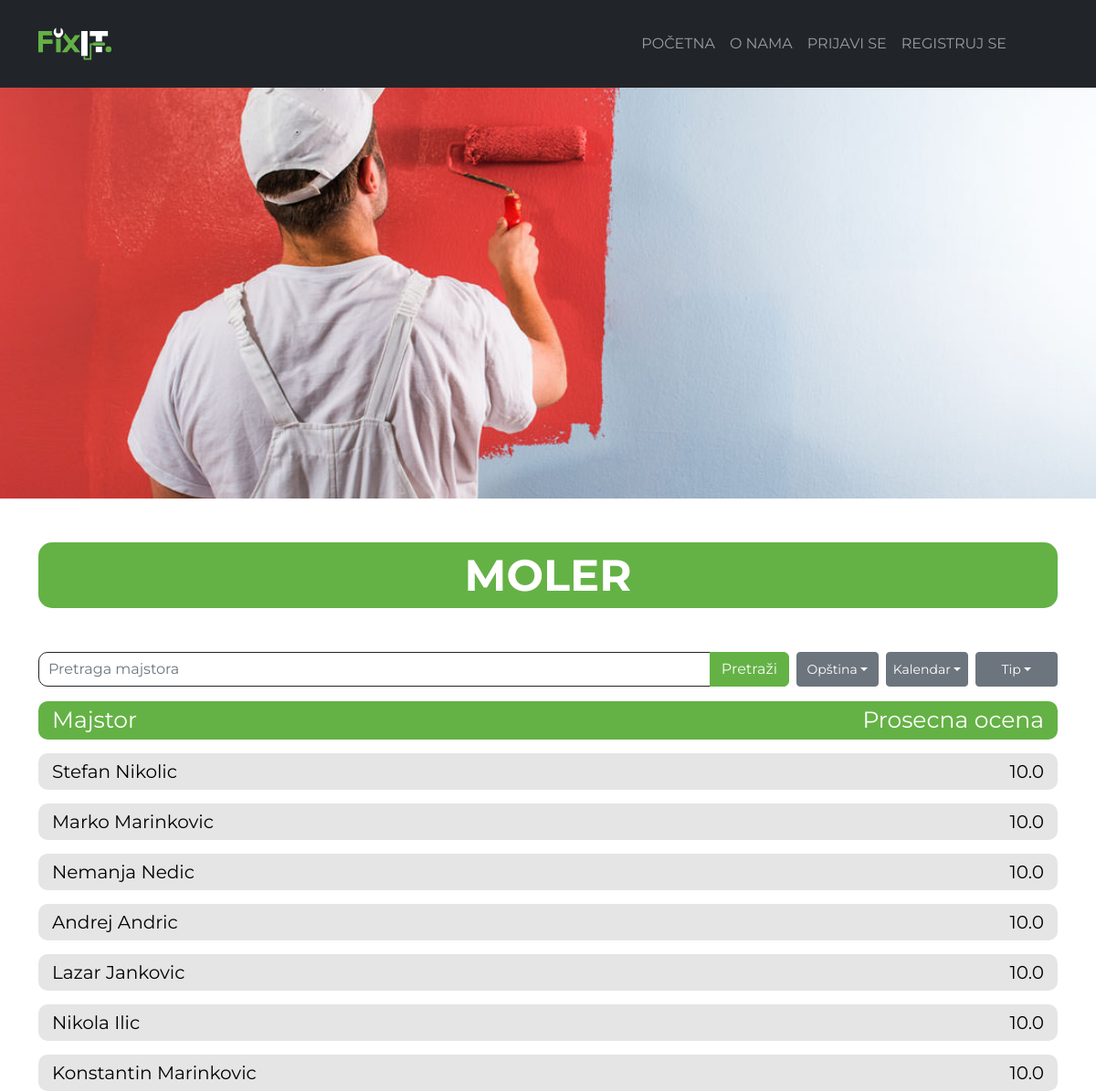
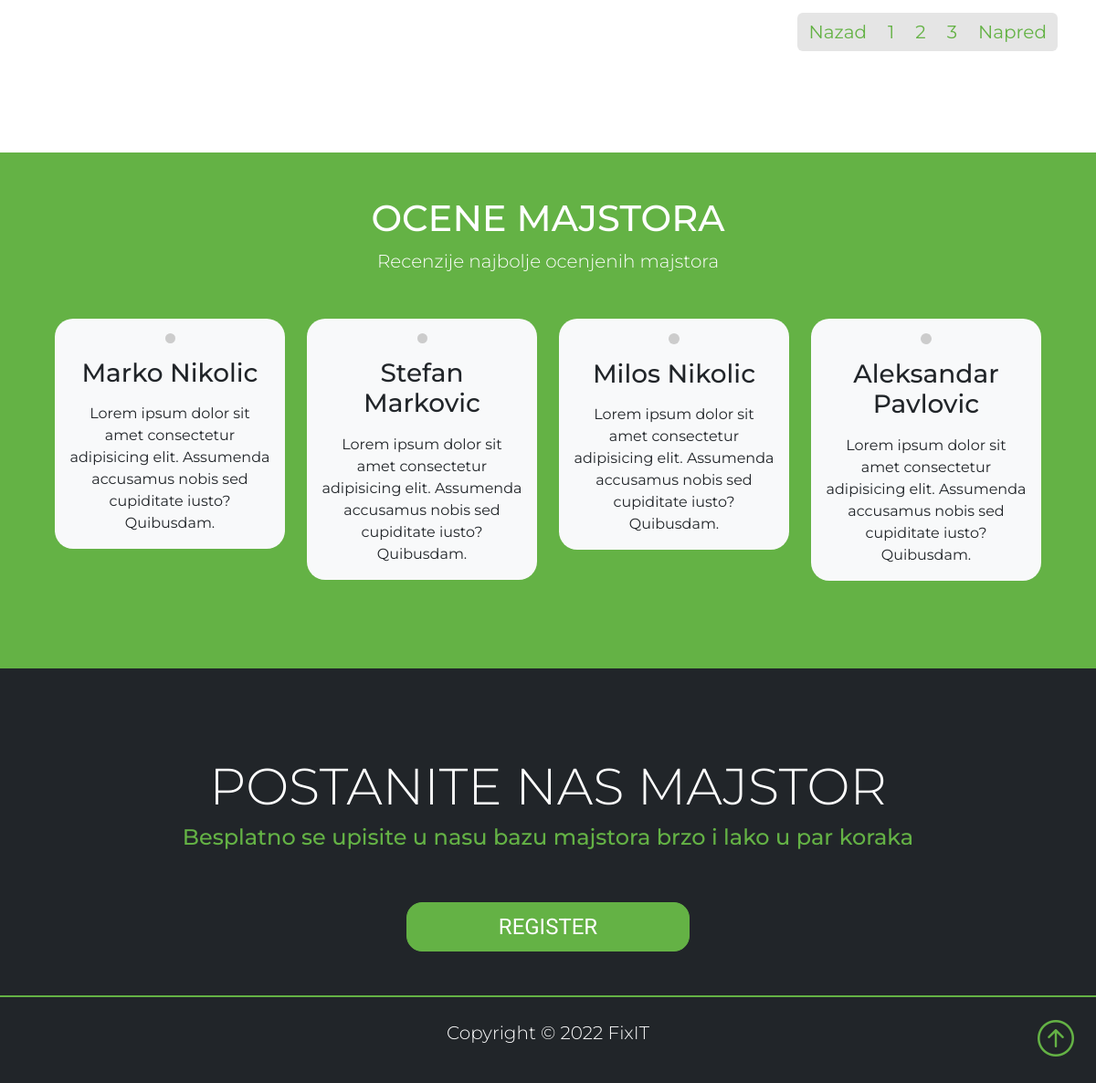
Screenshot of /posao.php?posao=moler&p=1 with the database file from the repository (2 pictures, top to bottom).
### tables this page shows
CREATE TABLE `delatnosti` (
  `id_delatnosti` int(11) NOT NULL,
  `naziv_delatnosti` varchar(64) DEFAULT NULL
);

CREATE TABLE `poslovi` (
  `posao_id` int(11) NOT NULL,
  `naziv_posla` varchar(50) DEFAULT NULL,
  `id_delatnosti` int(11) NOT NULL
);

CREATE TABLE `fizicko_lice` (
  `id_fizicko` int(11) NOT NULL,
  `ime` varchar(45) DEFAULT NULL,
  `prezime` varchar(45) DEFAULT NULL,
  `email` varchar(60) DEFAULT NULL,
  `sifra` varchar(45) DEFAULT NULL,
  `JMBG` varchar(13) DEFAULT NULL,
  `id_opstine` varchar(45) DEFAULT NULL,
  `adresa` varchar(45) DEFAULT NULL,
  `id_delatnosti` varchar(45) DEFAULT NULL,
  `posao_id` varchar(45) DEFAULT NULL,
  `br_tel` int(11) DEFAULT NULL,
  `ocena` decimal(3,0) DEFAULT NULL,
  `radno_vreme` varchar(100) DEFAULT NULL,
  `teren` varchar(2) DEFAULT NULL,
  `dani` date DEFAULT NULL
);

### posao.php (the view, shortened to what this page needs)
<!DOCTYPE html>
<html lang="en">
<head>
  <link href="./appdata/main.min.css" rel="stylesheet" />
  <link rel="stylesheet" href="https://cdn.jsdelivr.net/npm/bootstrap-icons@1.5.0/font/bootstrap-icons.css">
  <link rel="stylesheet" href="./appdata/zanimanjaV8.css" />
  <link rel="stylesheet" href="path/to/font-awesome/css/font-awesome.min.css">
  <link rel="stylesheet" href="https://cdn.jsdelivr.net/npm/flatpickr/dist/flatpickr.min.css">
  <link rel="stylesheet" href="appdata/modal_styleV5.css" />
</head>
<body>
  <?php
  $host = "localhost";
  $dbusername = "root";
  $dbpassword = "";
  $dbname = "fixitinr_fixit";
  $conn = new mysqli($host, $dbusername, $dbpassword, $dbname);
  $radnik = $conn->query("SELECT id_fizicko,ime,prezime FROM `fizicko_lice` INNER JOIN poslovi ON fizicko_lice.Posao_id = poslovi.posao_id WHERE id_fizicko>7*($_GET[p]-1) and id_fizicko<=7*$_GET[p] and poslovi.naziv_posla = '$_GET[posao]';")
    or die($conn->error);
  ?>
  <nav class="navbar navbar-expand-lg bg-dark navbar-dark sticky-top">
    <div class="container">
      <a href="./index.php" class="nav brand"><img class="image" src="./slike/logo/Logo(white).svg" alt="logo" /></a>
      <div class="collapse navbar-collapse" id="navmenu">
        <ul class="navbar-nav ms-auto text-uppercase">
          <li class="nav-item">
            <a href="./index.php" class="nav-link">Početna</a>
          </li>
          <li class="nav-item">
            <a href="./onama.php" class="nav-link">O nama</a>
          </li>
          <li class="nav-item">
            <a href="#" class="nav-link <?php
                                        if (isset($_SESSION['korisnik']) || isset($_SESSION['fizicko lice']) || isset($_SESSION['firma']) || (isset($_COOKIE['email']) && isset($_COOKIE['sifra']))) {
                                          echo 'd-none';
                                        } ?>" data-bs-toggle="modal" data-bs-target="#exampleModal">Prijavi se</a>
          </li>
          <li class="nav-item">
            <a href="#" class="nav-link <?php
                                        if (isset($_SESSION['korisnik']) || isset($_SESSION['fizicko lice']) || isset($_SESSION['firma']) || (isset($_COOKIE['email']) && isset($_COOKIE['sifra']))) {
                                          echo 'd-none';
                                        } ?>" data-bs-toggle="modal" data-bs-target="#registerModal">Registruj se</a>
          </li>
        </ul>
      </div>
    </div>
  </nav>
  <?php
  $posao = $conn->query("SELECT poslovi.naziv_posla,delatnosti.naziv_delatnosti FROM ((`fizicko_lice` INNER JOIN poslovi ON fizicko_lice.Posao_id = poslovi.posao_id) INNER JOIN delatnosti ON fizicko_lice.id_delatnosti = delatnosti.id_delatnosti) WHERE poslovi.naziv_posla = '$_GET[posao]';")
    or die($conn->error);
  $podatak = $posao->fetch_assoc();
  ?>
  <div class="pozadinaCenter" style="background-image: url('./slike/DelatnostiHighRes/<?= $podatak['naziv_delatnosti'] ?>/<?= strtoupper($podatak['naziv_posla']); ?>.jpg');">
  </div>
  <div class="container">
    <div class="naslov text-uppercase fw-bold mb-5" id="ImePosla">
      <?= $podatak['naziv_posla'] ?>
    </div>
    <div class="d-sm-flex w-100">
      <div class="input-group mb-3 prviRed">
        <input type="text" class="form-control border-dark" placeholder="Pretraga majstora" aria-label="Recipient's username" aria-describedby="button-addon2">
        <button class="btn btn-primary text-light search-button" type="button" id="button-addon2">Pretraži</button>
      </div>
      <div class="btn-group">
        <button class="btn filter-dugme btn-secondary btn-sm dropdown-toggle btn-filter ms-2" type="button" data-bs-toggle="dropdown" aria-expanded="false">
          Opština
        </button>
      </div>
      <div class="btn-group flatpickr-input" id="calendar-range">
        <button class="btn filter-dugme btn-secondary btn-sm dropdown-toggle btn-filter ms-2" type="button" data-bs-toggle="dropdown" aria-expanded="false">
          Kalendar
        </button>
      </div>
      <div class="btn-group">
        <button class="btn filter-dugme btn-secondary btn-sm dropdown-toggle btn-filter ms-2" type="button" data-bs-toggle="dropdown" aria-expanded="false">
          Tip
        </button>
      </div>
    </div>
    <div class="as">
      <table class="tabelaa">
        <tr class="aa1">
          <td class="majstor">Majstor</td>
          <td class="ocena">Prosecna ocena</td>
        </tr>
      </table>
      <table class="tabela2">
        <?php
        $limit = ($_GET['p'] - 1) * 7;
        if (isset($_GET['opstina'])) {
          $radnik = $conn->query("SELECT id_fizicko,ime,prezime from ((fizicko_lice INNER JOIN opstine on fizicko_lice.id_opstine = opstine.id_opstine) inner join poslovi on fizicko_lice.posao_id = poslovi.posao_id) where opstine.ime_opstine = '$_GET[opstina]' and poslovi.naziv_posla = '$_GET[posao]';")
            or die($conn->error);
        } else {
          $radnik = $conn->query("SELECT id_fizicko,ime,prezime FROM `fizicko_lice` INNER JOIN poslovi ON fizicko_lice.posao_id = poslovi.posao_id WHERE poslovi.naziv_posla = '$_GET[posao]' LIMIT $limit,7")
            or die($conn->error);
        }
        while ($podatak = $radnik->fetch_assoc()) : ?>
          <tr class="aa">
            <td onclick="getId(this);" class="majstor2" id="<?= $podatak['id_fizicko'] ?>">
              <?= $podatak['ime'] ?>
              <?= $podatak['prezime'] ?>
            </td>
            <td class="ocena2">10.0</td>
          </tr>
        <?php endwhile; ?>
        <tr>
          <td colspan="2" class="page">
            <nav aria-label="Page navigation example">
              <ul class="pagination justify-content-md-end justify-content-center">
                <li class="page-item"><a class="page-link  fs-5" href="#">Nazad</a></li>
                <li class="page-item"><a class="page-link fs-5" id="1" onclick="page(this);">1</a>
                </li>
                <li class="page-item"><a class="page-link fs-5" id="2" onclick="page(this);">2</a>
                </li>
                <li class="page-item"><a class="page-link  fs-5" id="3" onclick="page(this);">3</a>
                </li>
                <li class="page-item"><a class="page-link  fs-5" href="./moler-p2.php">Napred</a>
                </li>
              </ul>
            </nav>
          </td>
        </tr>
      </table>
    </div>
  </div>
  <section id="instructors" class="p-5 bg-primary">
    <div class="container">
      <h1 class="text-center text-white">OCENE MAJSTORA</h1>
      <p class="lead text-center text-white mb-5">
        Recenzije najbolje ocenjenih majstora
      </p>
      <div class="row g-4 pb-5">
        <div class="col-md-6 col-lg-3">
          <div class="card bg-light">
            <div class="card-body text-center">
              <img src="https://randomuser.me/api/portraits/men/11.jpg" class="rounded-circle mb-3" alt="" />
              <h3 class="card-title mb-3">Marko Nikolic</h3>
              <p class="card-text">
                Lorem ipsum dolor sit amet consectetur adipisicing elit.
                Assumenda accusamus nobis sed cupiditate iusto? Quibusdam.
              </p>
            </div>
          </div>
        </div>
        <div class="col-md-6 col-lg-3">
          <div class="card bg-light">
            <div class="card-body text-center">
              <img src="https://randomuser.me/api/portraits/women/11.jpg" class="rounded-circle mb-3" alt="" />
              <h3 class="card-title mb-3">Stefan Markovic</h3>
              <p class="card-text">
                Lorem ipsum dolor sit amet consectetur adipisicing elit.
                Assumenda accusamus nobis sed cupiditate iusto? Quibusdam.
              </p>
            </div>
          </div>
        </div>
        <div class="col-md-6 col-lg-3">
          <div class="card bg-light">
            <div class="card-body text-center">
              <img src="https://randomuser.me/api/portraits/men/12.jpg" class="rounded-circle mb-3" alt="" />
              <h3 class="card-title mb-3">Milos Nikolic</h3>
              <p class="card-text">
                Lorem ipsum dolor sit amet consectetur adipisicing elit.
                Assumenda accusamus nobis sed cupiditate iusto? Quibusdam.
              </p>
            </div>
          </div>
        </div>
        <div class="col-md-6 col-lg-3">
          <div class="card bg-light">
            <div class="card-body text-center">
              <img src="https://randomuser.me/api/portraits/women/12.jpg" class="rounded-circle mb-3" alt="" />
              <h3 class="card-title mb-3">Aleksandar Pavlovic</h3>
              <p class="card-text">
                Lorem ipsum dolor sit amet consectetur adipisicing elit.
                Assumenda accusamus nobis sed cupiditate iusto? Quibusdam.
              </p>
            </div>
          </div>
        </div>
      </div>
    </div>
  </section>
  <section class="p-5  bg-dark">
    <div class="container text-center text-sm-start">
      <h2 class="nasMajstorNaslov pt-5 text-white display-4">
        POSTANITE NAS MAJSTOR
      </h2>
      <h4 class="text-primary nasMajstorTekst">Besplatno se upisite u nasu bazu majstora brzo i lako u
        par
        koraka
      </h4>
      <div style="text-align: center;">
        <button type="button" class="majstor-button btn buttonn btn-primary text-white py-2 mt-5 fs-4">Register</button>
      </div>
    </div>
  </section>
  <div class="bg-primary ss"></div>
  <footer class="p-4 bg-dark text-white text-center position-relative">
    <div class="container">
      <p class="lead">Copyright &copy; 2022 FixIT</p>
      <a href="#" class="position-absolute bottom-0 end-0 p-4">
        <i class="bi bi-arrow-up-circle h1"></i>
      </a>
    </div>
  </footer>
</body>
</html>

### appdata/zanimanjaV8.css (style rules this page uses)
.form-control { border: 1px solid white; border-radius: 10px; background-color: white; color: black; padding-left: 10px; }
* { margin: 0; padding: 0; font-family: 'Montserrat', sans-serif; }
.image { height: 80px; width: 80px; }
.navbar-nav { text-align: center; }
.card { background-color: #e5e5e5; border-radius: 20px; border: none; }
.pozadinaCenter { background-repeat: no-repeat; background-size: cover; background-position: center; height: 450px; }
.naslov { text-transform: uppercase; text-align: center; margin-top: 3rem; font-size: 3rem; color:white; background-color:#64B245; border-radius: 15px; }
.as { color: white; font-size: 25px; }
.majstor { border-top-left-radius: 10px; border-bottom-left-radius: 10px; padding: 2px 15px; }
a { text-decoration: none; }
.majstor2 { border-top-left-radius: 10px; border-bottom-left-radius: 10px; padding: 5px 15px; font-size: 20px; }
.ocena { text-align: right; padding: 2px 15px; border-top-right-radius: 10px; border-bottom-right-radius: 10px; }
.ocena2 { text-align: right; padding: 5px 15px; border-top-right-radius: 10px; border-bottom-right-radius: 10px; font-size: 20px; }
.tabela2 { width: 100%; border-collapse: separate; border-spacing: 0 15px; }
.tabelaa { width: 100%; }
.buttonn { font-size: 20px; font-family: 'Roboto'; }
.nasMajstorNaslov { text-transform: uppercase; text-align: center; }
.nasMajstorTekst { text-align: center; }
.page { text-align: end; }
.aa { background-color: #e5e5e5; color: black; cursor: pointer; }
.aa1 { background-color: #64B245; }
#instructors { margin-top: 5rem; }
.page-link { border: none; background-color: #e5e5e5; }
.majstor-button { padding-left: 100px; padding-right: 100px; text-transform: uppercase; border-radius: 17px; }
.ss { height: 2px; }
.btn-filter { height: 2.4rem; }
.prviRed { width: 75%; }
.filter-dugme { display: flex; align-items: center; justify-content: center; width: 90px; }

### rows the page displays
delatnosti: naziv_delatnosti (picture)
poslovi: naziv_posla "MOLER"
fizicko_lice: ime "Stefan", prezime "Nikolic"
fizicko_lice: ime "Marko", prezime "Marinkovic"
fizicko_lice: ime "Nemanja", prezime "Nedic"
fizicko_lice: ime "Andrej", prezime "Andric"
fizicko_lice: ime "Lazar", prezime "Jankovic"
fizicko_lice: ime "Nikola", prezime "Ilic"
fizicko_lice: ime "Konstantin", prezime "Marinkovic"
